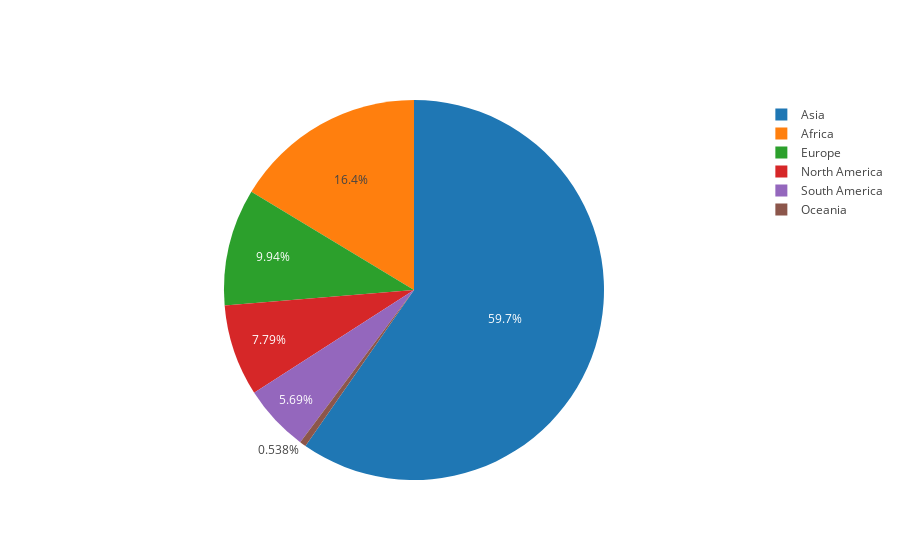

Notebook cell for this chart:
### Markdown cell above
#### Plot the pie chart
* The color for each wedge will be picked from a default color palette
* The percentage for each wedge is displayed by default
* For wedges representing a very tiny value, Plotly is smart enough to place the text outside
* A legend appears by default

### Code cell
data = [trace]

offline.iplot(data)

### Figure 1 — Plotly figure (JSON) as saved in the notebook; plotly's stock layout.template omitted (floating-point values rounded to 4 significant figures)
{"data": [{"labels": ["Asia", "Africa", "Europe", "North America", "Oceania", "South America"], "type": "pie", "uid": "3d566b98-7846-4d70-ad15-ff4dff28825e", "values": [4436, 1216, 739, 579, 40, 423]}], "layout": {}}
